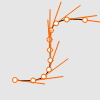
Frame 1 (no input)
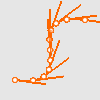
Frame 60 (no input)
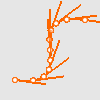
Frame 120 (the mouse pressed at the canvas centre since frame 60)

The p5.js sketch that drew these frames (run headless with seeded random() and noise() and a simulated clock; from frame 60 on, the mouse is pressed at the canvas centre):

// p5.js sketch
// ── sketch.js
function setup() {
  createCanvas(100, 100);
  frameRate(30);
  background(230);
}

//curva Bezier cúbica (4 points)
//bezier(x1, y1, x2, y2, x3, y3, x4, y4)
//x1, y1, x4, y4 definem o início e o fim da curva (anchor points)
//x2, y2, x3, y3 definem os pontos de CONTROLE: a curva vai "tender" para esses pontos (dão a forma da curva) (control points)

//bezierPoint(a, b, c, d, t): t vai de 0 a 1, e a função serve para achar a localização x ou y de uma porcentagem t. Por exemplo, encontrar a metade (t = 0.5) de uma curva.
//bezierTangent(a, b, c, d, t): achar a tangente

function draw() {
  noFill();
  let x1 = 85,
    x2 = 10,
    x3 = 90,
    x4 = 15;
  let y1 = 20,
    y2 = 10,
    y3 = 90,
    y4 = 80;
  bezier(x1, y1, x2, y2, x3, y3, x4, y4);
  fill(255);
  let steps = 10;
  for (let i = 0; i <= steps; i++) {
    let t = i / steps;
    let x = bezierPoint(x1, x2, x3, x4, t);
    let y = bezierPoint(y1, y2, y3, y4, t);
    //
    let tx = bezierTangent(x1, x2, x3, x4, t);
    let ty = bezierTangent(y1, y2, y3, y4, t);
    //
    let a = atan2(ty, tx);
    a += PI;
    stroke(255, 102, 0);
    line(x, y, cos(a) * 30 + x, sin(a) * 30 + y);
    ellipse(x, y, 5, 5);
  }
}
